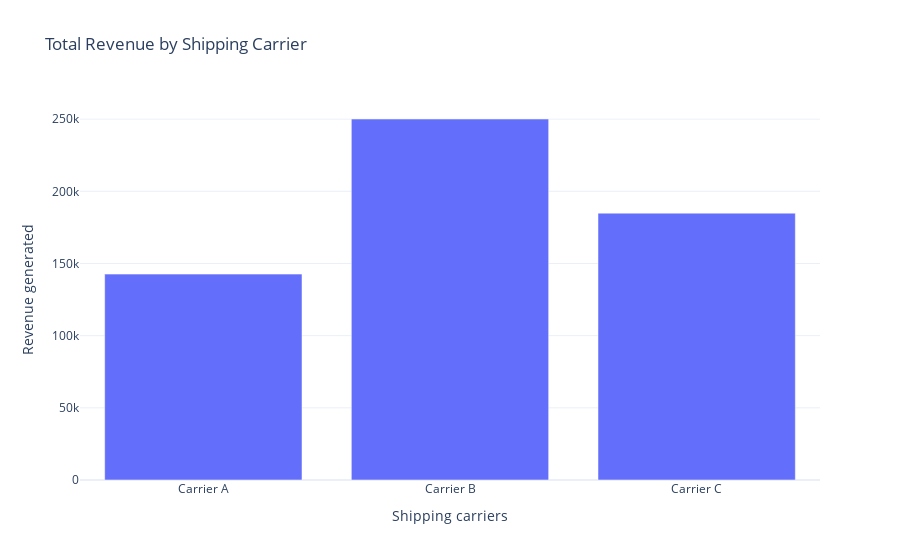

Notebook code for this chart:
### Code cell
total_revenue = data.groupby('Shipping carriers')['Revenue generated'].sum().reset_index()

fig = go.Figure()
fig.add_trace(go.Bar(x = total_revenue['Shipping carriers'],
                    y = total_revenue['Revenue generated']))

fig.update_layout(xaxis_title = 'Shipping carriers',
                 yaxis_title = 'Revenue generated',
                 title = 'Total Revenue by Shipping Carrier')

fig.show()

### Figure 1 — Plotly figure (JSON) as saved in the notebook; plotly's stock layout.template omitted (floating-point values rounded to 4 significant figures)
{"data": [{"type": "bar", "x": ["Carrier A", "Carrier B", "Carrier C"], "y": [142600.0, 250100.0, 184900.0]}], "layout": {"autosize": true, "title": {"text": "Total Revenue by Shipping Carrier"}, "xaxis": {"autorange": true, "range": [-0.5, 2.5], "title": {"text": "Shipping carriers"}, "type": "category"}, "yaxis": {"autorange": true, "range": [0, 263300.0], "title": {"text": "Revenue generated"}, "type": "linear"}}}
